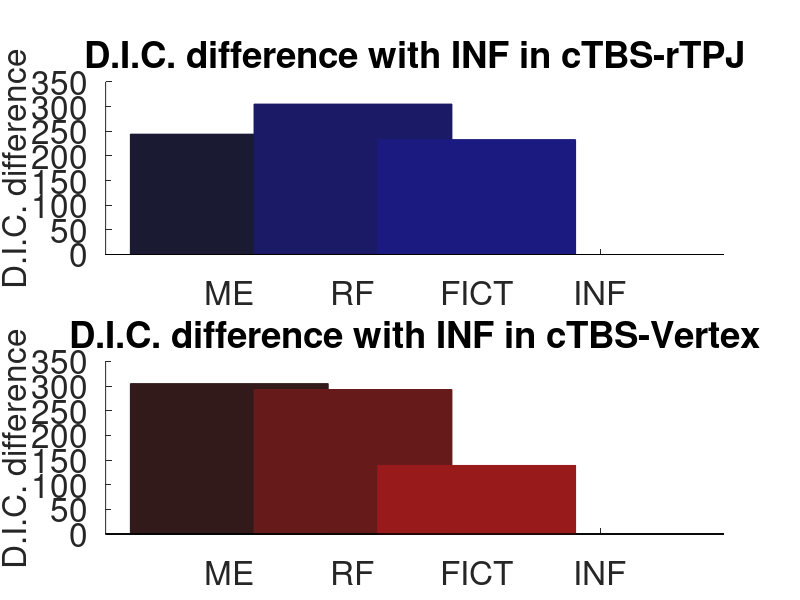

Source code (MATLAB):
clear variables;
%Code for Figure1 C
%---------------------------------------------------------------
%Model fits (D.I.C.) outputs from rJAGS added over sessions
%because rJAGS uses MCMC, a probabilistic method, these number may vary
%slightly over estimations
%These values may be pulled from the rJAGS result file under "DIC" if you wish to replicate the results or draw a graph for your own.
%The values entered here correspond to DIC(run1)+DIC(run2) for each of the different models. 
%Christopher Hill, June 2017
%---------------------------------------------------------------

%Influence learning
DIC_cTBSvertex_inf = 5691; 
DIC_cTBSrTPJ_inf = 5389; 
%Fictitious play
DIC_cTBSvertex_fict = 5830;
DIC_cTBSrTPJ_fict = 5622;
%Reinforcement learning
DIC_cTBSvertex_rf = 5984;
DIC_cTBSrTPJ_rf = 5694;
%Mixed-equilibrium (random responding)
DIC_cTBSvertex_me = 5996;
DIC_cTBSrTPJ_me = 5633;


%Create figure1_C : Difference in model fits between the winning model and
%the rest of the model space.
%-------------------------------------------------------------------------
Figure1_C = figure('color',[1 1 1]); 
set(Figure1_C, 'Position', [100 100 800 1000])
FN = 'Helvetica';
size = 24;
color_inf_C = [0.2,0.2,0.9];
color_fict_C = [0.1,0.1,0.5];
color_me_C = [0.1,0.1,0.2];
color_rf_C = [0.1,0.1,0.4];
color_inf_T = [0.9,0.2,0.2];
color_fict_T = [0.6,0.1,0.1];
color_me_T = [0.2,0.1,0.1];
color_rf_T = [0.4,0.1,0.1];

%Draw new model fit figure
subplot(2,1,2, 'Parent',Figure1_C,'XTickLabel',{'ME','RF','FICT', 'INF'},'XTick',[1 2 3 4],'FontSize',size,...
    'FontName',FN)
hold on

A(1) = bar(1, DIC_cTBSvertex_me-DIC_cTBSvertex_inf, 'FaceColor',color_me_T,'EdgeColor',color_me_T);
A(2) = bar(2, DIC_cTBSvertex_rf-DIC_cTBSvertex_inf, 'FaceColor',color_rf_T,'EdgeColor',color_rf_T);
A(3) = bar(3, DIC_cTBSvertex_fict-DIC_cTBSvertex_inf, 'FaceColor',color_fict_T,'EdgeColor',color_fict_T);
A(4) = bar(4, 0, 'FaceColor',color_rf_T,'EdgeColor',color_rf_T);

ylabel('D.I.C. difference','FontSize',size,'FontName',FN);
title('D.I.C. difference with INF in cTBS-Vertex')

subplot(2,1,1, 'Parent',Figure1_C,'XTickLabel',{'ME','RF','FICT', 'INF'},'XTick',[1 2 3 4],'FontSize',size,...
    'FontName',FN)
hold on

A(1) = bar(1, DIC_cTBSrTPJ_me-DIC_cTBSrTPJ_inf, 'FaceColor',color_me_C,'EdgeColor',color_me_C);
A(2) = bar(2, DIC_cTBSrTPJ_rf-DIC_cTBSrTPJ_inf, 'FaceColor',color_rf_C,'EdgeColor',color_rf_C);
A(3) = bar(3, DIC_cTBSrTPJ_fict-DIC_cTBSrTPJ_inf, 'FaceColor',color_fict_C,'EdgeColor',color_fict_C);
A(4) = bar(4, 0, 'FaceColor',color_rf_C,'EdgeColor',color_inf_C);

ylabel('D.I.C. difference','FontSize',size,'FontName',FN);
title('D.I.C. difference with INF in cTBS-rTPJ')



